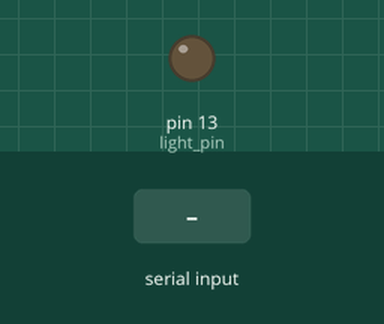
This sketch was run on a simulated Arduino Uno, built with avr-gcc and run on an emulated ATmega328P. Shown: output pins drawn as LEDs (lit = HIGH). Dashed ring = blinking. The inputs (shaded band) are chosen by the test bench.

Above: at 1.2 s.
1.3 s: "3" received over Serial
At 1.52 s:
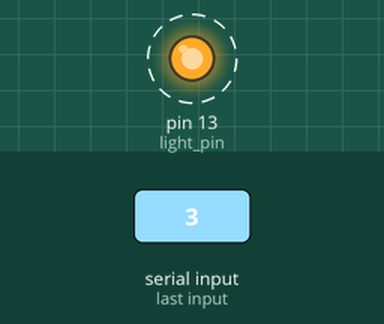
4.3 s: "1" received over Serial
At 5.2 s:
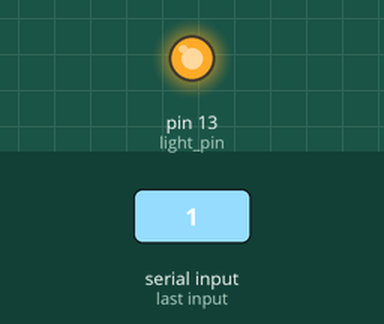
5.9 s: "2" received over Serial
At 6.4 s:
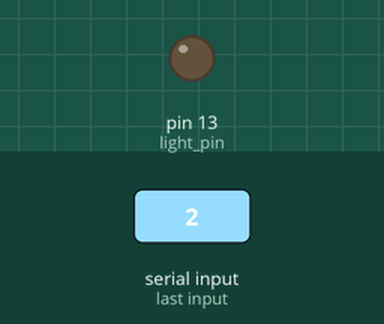
Timing chart, 0 to 8.9 s (numbered marks = the images above; inputs shaded):
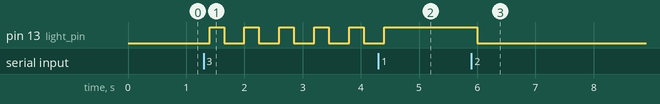

Measured:
- after the input at 1.3 s, pin 13 (light_pin): alternates HIGH for 0.25 s and LOW for 0.35 s, starting after 0.10 s
- after the input at 4.3 s, pin 13 (light_pin): goes on until 4.4 s, then stays HIGH
- after the input at 5.9 s, pin 13 (light_pin): HIGH → LOW after 0.10 s

The sketch:

lights.ino
```cpp
/**********************************************************************************************

 * FILE          : lights.ino

 * PROJECT       : Home lightning control system

 * PROGRAMMER    : Prabhjot singh

 * DESCRIPTION   : This program is used to control lights by android mobile using bluetooth
       interface with arduino

*******************************************************************************************/


int light_pin=13;
int state;

// FUNCTION      : setup
// DESCRIPTION   : This function runs once to initilize all the things
// PARAMETERS    : Nothing
// RETURNS       : Nothing
void setup()
{
  Serial.begin(9600);     //set serial communication at baud rate of 9600
  pinMode(light_pin,OUTPUT);    //set pin in Output mode
}

// FUNCTION      : loop
// DESCRIPTION   : This function runs continously,gets data from serial port,
//       nad based on that data,switches light on/off using light pin
// PARAMETERS    : Nothing
// RETURNS       : Nothing
void loop()
{
  /*..if getting data from serial port..*/
  if (Serial.available() > 0)
    state= Serial.read();

  /*..if output character from serial port is 1,then turn on light..*/
  if( state == '1' )
    digitalWrite(light_pin,HIGH);

  /*..if output character from serial port is 2,then turn off light..*/
  if( state == '2' )
    digitalWrite(light_pin,LOW);

  /*..if output character from serial port is 3,then blink light..*/
  if( state == '3')
    {
          digitalWrite(light_pin,HIGH);
        delay(250);
        digitalWrite(light_pin,LOW);
        delay(250);
    }
  delay(100);
}
```
